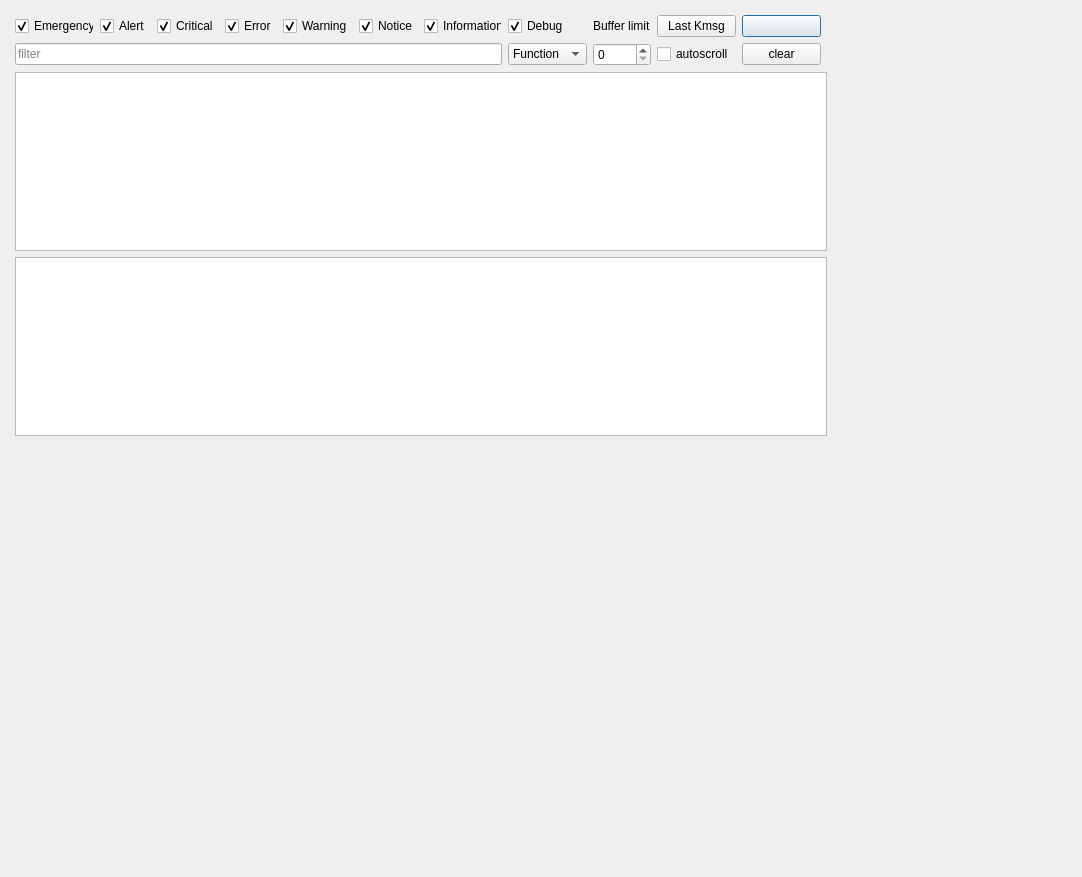
<?xml version="1.0" encoding="UTF-8"?>
<ui version="4.0">
 <class>KmsgDialog</class>
 <widget class="QDialog" name="KmsgDialog">
  <property name="geometry">
   <rect>
    <x>0</x>
    <y>0</y>
    <width>1082</width>
    <height>877</height>
   </rect>
  </property>
  <property name="windowTitle">
   <string>Kmsg</string>
  </property>
  <property name="windowIcon">
   <iconset resource="../zasoby.qrc">
    <normaloff>:/icons/kmsg.png</normaloff>:/icons/kmsg.png</iconset>
  </property>
  <widget class="QWidget" name="gridLayoutWidget">
   <property name="geometry">
    <rect>
     <x>10</x>
     <y>10</y>
     <width>821</width>
     <height>431</height>
    </rect>
   </property>
   <layout class="QGridLayout" name="layoutKmsg">
    <item row="1" column="1">
     <widget class="QCheckBox" name="checkBoxEmergency">
      <property name="text">
       <string>Emergency</string>
      </property>
      <property name="checked">
       <bool>true</bool>
      </property>
     </widget>
    </item>
    <item row="1" column="3">
     <widget class="QCheckBox" name="checkBoxCritical">
      <property name="text">
       <string>Critical</string>
      </property>
      <property name="checked">
       <bool>true</bool>
      </property>
     </widget>
    </item>
    <item row="1" column="2">
     <widget class="QCheckBox" name="checkBoxAlert">
      <property name="text">
       <string>Alert</string>
      </property>
      <property name="checked">
       <bool>true</bool>
      </property>
     </widget>
    </item>
    <item row="1" column="4">
     <widget class="QCheckBox" name="checkBoxError">
      <property name="text">
       <string>Error</string>
      </property>
      <property name="checked">
       <bool>true</bool>
      </property>
     </widget>
    </item>
    <item row="4" column="1" colspan="12">
     <widget class="QTableView" name="tableView">
      <property name="editTriggers">
       <set>QAbstractItemView::NoEditTriggers</set>
      </property>
      <property name="dragDropOverwriteMode">
       <bool>false</bool>
      </property>
      <property name="alternatingRowColors">
       <bool>true</bool>
      </property>
      <property name="selectionMode">
       <enum>QAbstractItemView::SingleSelection</enum>
      </property>
      <property name="verticalScrollMode">
       <enum>QAbstractItemView::ScrollPerPixel</enum>
      </property>
      <property name="horizontalScrollMode">
       <enum>QAbstractItemView::ScrollPerPixel</enum>
      </property>
      <property name="wordWrap">
       <bool>false</bool>
      </property>
      <property name="cornerButtonEnabled">
       <bool>false</bool>
      </property>
      <attribute name="verticalHeaderVisible">
       <bool>false</bool>
      </attribute>
      <attribute name="verticalHeaderShowSortIndicator" stdset="0">
       <bool>false</bool>
      </attribute>
     </widget>
    </item>
    <item row="5" column="1" colspan="12">
     <widget class="QTextBrowser" name="textBrowser">
      <property name="enabled">
       <bool>true</bool>
      </property>
      <property name="focusPolicy">
       <enum>Qt::ClickFocus</enum>
      </property>
     </widget>
    </item>
    <item row="1" column="5">
     <widget class="QCheckBox" name="checkBoxWarning">
      <property name="text">
       <string>Warning</string>
      </property>
      <property name="checked">
       <bool>true</bool>
      </property>
     </widget>
    </item>
    <item row="2" column="1" colspan="7">
     <widget class="QLineEdit" name="lineEdit">
      <property name="placeholderText">
       <string>filter</string>
      </property>
     </widget>
    </item>
    <item row="2" column="12">
     <spacer name="horizontalSpacer">
      <property name="orientation">
       <enum>Qt::Horizontal</enum>
      </property>
      <property name="sizeHint" stdset="0">
       <size>
        <width>40</width>
        <height>20</height>
       </size>
      </property>
     </spacer>
    </item>
    <item row="0" column="2">
     <spacer name="verticalSpacer">
      <property name="orientation">
       <enum>Qt::Vertical</enum>
      </property>
      <property name="sizeType">
       <enum>QSizePolicy::Fixed</enum>
      </property>
      <property name="sizeHint" stdset="0">
       <size>
        <width>20</width>
        <height>5</height>
       </size>
      </property>
     </spacer>
    </item>
    <item row="6" column="1">
     <spacer name="verticalSpacer_2">
      <property name="orientation">
       <enum>Qt::Vertical</enum>
      </property>
      <property name="sizeType">
       <enum>QSizePolicy::Fixed</enum>
      </property>
      <property name="sizeHint" stdset="0">
       <size>
        <width>20</width>
        <height>5</height>
       </size>
      </property>
     </spacer>
    </item>
    <item row="1" column="0">
     <spacer name="horizontalSpacer_2">
      <property name="orientation">
       <enum>Qt::Horizontal</enum>
      </property>
      <property name="sizeType">
       <enum>QSizePolicy::Fixed</enum>
      </property>
      <property name="sizeHint" stdset="0">
       <size>
        <width>5</width>
        <height>20</height>
       </size>
      </property>
     </spacer>
    </item>
    <item row="4" column="13">
     <spacer name="horizontalSpacer_3">
      <property name="orientation">
       <enum>Qt::Horizontal</enum>
      </property>
      <property name="sizeType">
       <enum>QSizePolicy::Fixed</enum>
      </property>
      <property name="sizeHint" stdset="0">
       <size>
        <width>5</width>
        <height>20</height>
       </size>
      </property>
     </spacer>
    </item>
    <item row="2" column="9">
     <widget class="QSpinBox" name="spinBoxBufferLimit">
      <property name="maximum">
       <number>9999</number>
      </property>
     </widget>
    </item>
    <item row="1" column="9">
     <widget class="QLabel" name="label">
      <property name="text">
       <string>Buffer limit</string>
      </property>
     </widget>
    </item>
    <item row="2" column="10">
     <widget class="QCheckBox" name="checkBoxAutoScroll">
      <property name="text">
       <string>autoscroll</string>
      </property>
     </widget>
    </item>
    <item row="2" column="11">
     <widget class="QPushButton" name="pushButtonClearKmsg">
      <property name="focusPolicy">
       <enum>Qt::NoFocus</enum>
      </property>
      <property name="text">
       <string>clear</string>
      </property>
     </widget>
    </item>
    <item row="1" column="11">
     <widget class="QPushButton" name="saveButton">
      <property name="toolTip">
       <string>Save</string>
      </property>
      <property name="text">
       <string/>
      </property>
      <property name="icon">
       <iconset resource="../zasoby.qrc">
        <normaloff>:/icons/save.png</normaloff>:/icons/save.png</iconset>
      </property>
     </widget>
    </item>
    <item row="1" column="6">
     <widget class="QCheckBox" name="checkBoxNotice">
      <property name="text">
       <string>Notice</string>
      </property>
      <property name="checked">
       <bool>true</bool>
      </property>
     </widget>
    </item>
    <item row="1" column="7">
     <widget class="QCheckBox" name="checkBoxInformation">
      <property name="text">
       <string>Information</string>
      </property>
      <property name="checked">
       <bool>true</bool>
      </property>
     </widget>
    </item>
    <item row="1" column="8">
     <widget class="QCheckBox" name="checkBoxDebug">
      <property name="text">
       <string>Debug</string>
      </property>
      <property name="checked">
       <bool>true</bool>
      </property>
     </widget>
    </item>
    <item row="2" column="8">
     <widget class="QComboBox" name="comboBox">
      <item>
       <property name="text">
        <string>Function</string>
       </property>
      </item>
      <item>
       <property name="text">
        <string>Message</string>
       </property>
      </item>
     </widget>
    </item>
    <item row="1" column="10">
     <widget class="QPushButton" name="pushButtonLastkmsg">
      <property name="toolTip">
       <string>View Last Kernel Message</string>
      </property>
      <property name="text">
       <string>Last Kmsg</string>
      </property>
      <property name="icon">
       <iconset resource="../zasoby.qrc">
        <normaloff>:/icons/emergency.png</normaloff>:/icons/emergency.png</iconset>
      </property>
     </widget>
    </item>
   </layout>
  </widget>
 </widget>
 <resources>
  <include location="../zasoby.qrc"/>
 </resources>
 <connections/>
</ui>
